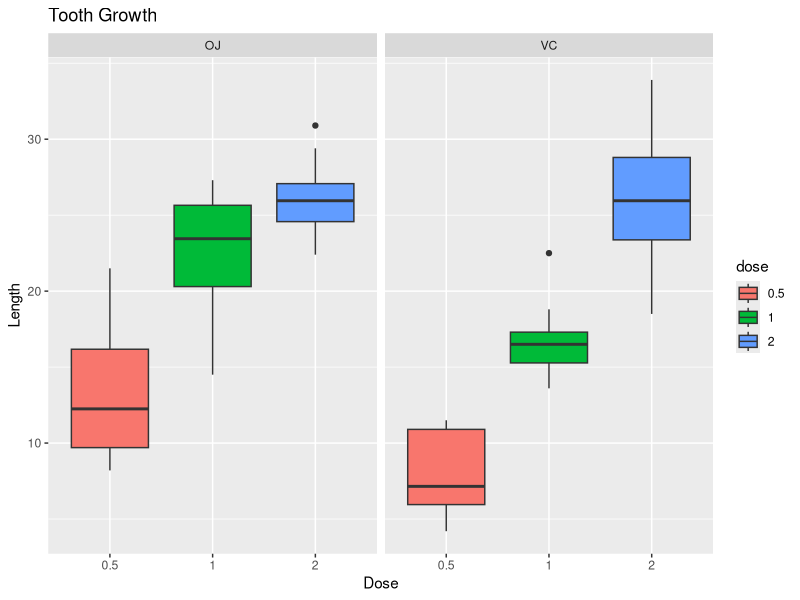

The R source for this figure:
## ---- chunk 1
library("data.table")
library("ggplot2")
#library(dplyr)
#data(ToothGrowth)
## ---- chunk 2
# show what column names are
names(ToothGrowth)
## ---- chunk 3
# show a bit of the data
head(ToothGrowth)
## ---- chunk 4
# show summary of the data
summary(ToothGrowth)
## ---- chunk 5
# make dose a factor
ToothGrowth$dose<-as.factor(ToothGrowth$dose)

# show box plot
ggplot(aes(x=dose, y=len), data=ToothGrowth) + 
  geom_boxplot(aes(fill=dose)) + 
  xlab("Dose") + 
  ylab("Length") + 
  facet_grid(~ supp) + 
  ggtitle("Tooth Growth")
## ---- chunk 6
# run t-test
t.test(len~supp,data=ToothGrowth)
## ---- chunk 7
# run t-test using dose amounts 0.5 and 1.0
ToothGrowth_sub <- subset(ToothGrowth, ToothGrowth$dose %in% c(1.0,0.5))
t.test(len~dose,data=ToothGrowth_sub)
## ---- chunk 8
# run t-test using dose amounts 1.0 and 2.0
ToothGrowth_sub <- subset(ToothGrowth, ToothGrowth$dose %in% c(2.0,1.0))
t.test(len~dose,data=ToothGrowth_sub)
## ---- chunk 9
# run t-test using dose amounts 0.5 and 2.0
ToothGrowth_sub <- subset(ToothGrowth, ToothGrowth$dose %in% c(0.5,2.0))
t.test(len~dose,data=ToothGrowth_sub)
